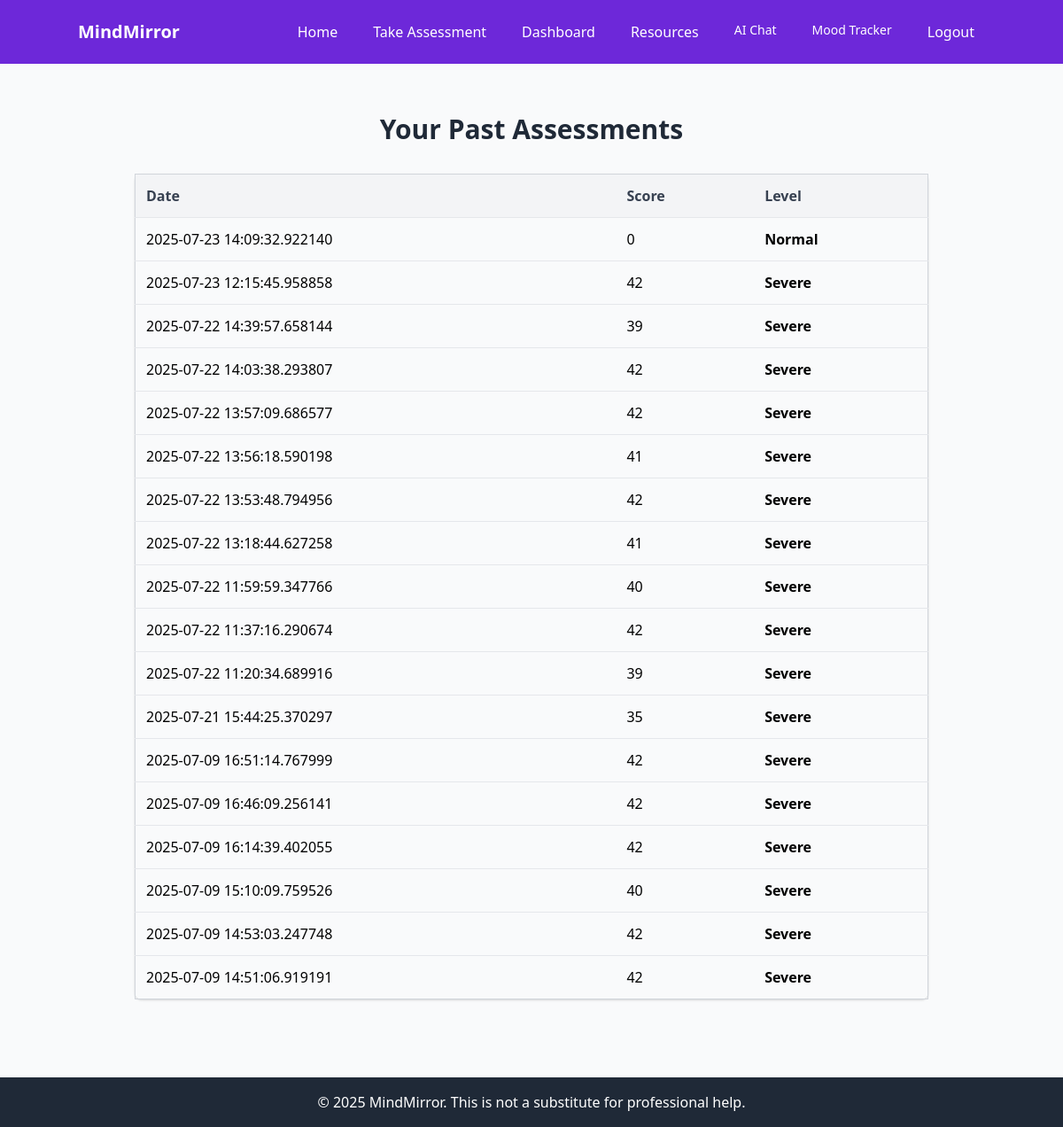
The app's page /dashboard (signed in) with its own data.
### tables this page shows
CREATE TABLE assessments (
                id INTEGER PRIMARY KEY AUTOINCREMENT,
                user_id INTEGER,
                answers TEXT,
                score INTEGER,
                level TEXT,
                created_at TIMESTAMP
            );

### app.py (the view)
@app.route('/dashboard')
def dashboard():
    if 'user_id' not in session:
        return redirect(url_for('login'))
    with sqlite3.connect('mindmirror.db') as conn:
        c = conn.cursor()
        c.execute("SELECT id, score, level, created_at FROM assessments WHERE user_id = ? ORDER BY created_at DESC", (session['user_id'],))
        assessments = c.fetchall()
    return render_template('dashboard.html', assessments=assessments)

### templates/dashboard.html (shortened to what this page needs)
{% extends "base.html" %}
{% block content %}
<div class="max-w-4xl mx-auto py-10">
    <h1 class="text-3xl font-bold text-center text-gray-800 mb-8">Your Past Assessments</h1>
    {% if assessments %}
        <table class="w-full text-left border border-gray-300 rounded-lg shadow">
            <thead class="bg-gray-100 text-gray-700">
                <tr>
                    <th class="p-3">Date</th>
                    <th class="p-3">Score</th>
                    <th class="p-3">Level</th>
                </tr>
            </thead>
            <tbody>
                {% for assess in assessments %}
                <tr class="border-t">
                    <td class="p-3">{{ assess[3] }}</td>
                    <td class="p-3">{{ assess[1] }}</td>
                    <td class="p-3 font-semibold">{{ assess[2] }}</td>
                </tr>
                {% endfor %}
            </tbody>
        </table>
    {% else %}
        <p class="text-center text-gray-600">No assessments found. Take your first test <a href="{{ url_for('assessment') }}" class="text-blue-600 underline">here</a>.</p>
    {% endif %}
</div>
{% endblock %}

### templates/base.html (shortened to what this page needs)
<!DOCTYPE html>
<html lang="en">
<head>
    <link href="https://unpkg.com/tailwindcss@2.2.19/dist/tailwind.min.css" rel="stylesheet">
    <link rel="stylesheet" href="{{ url_for('static', filename='style.css') }}">
</head>
<body class="bg-gray-50">
    <nav class="bg-purple-700 text-white p-4">
        <div class="container mx-auto flex justify-between items-center">
            <a href="{{ url_for('home') }}" class="text-xl font-bold">MindMirror</a>
            <div id="menu" class="space-x-4 md:flex hidden flex-col md:flex-row absolute md:static bg-purple-700 md:bg-transparent left-0 w-full md:w-auto top-16 md:top-auto z-10 md:z-auto">
                <a href="{{ url_for('home') }}" class="hover:underline px-3 py-2">Home</a>
                <a href="{{ url_for('assessment') }}" class="hover:underline px-3 py-2">Take Assessment</a>
                <a href="{{ url_for('dashboard') }}" class="hover:underline px-3 py-2">Dashboard</a>
                <a href="{{ url_for('resources') }}" class="hover:underline px-3 py-2">Resources</a>
                <a href="{{ url_for('chat') }}" class="px-3 py-2 text-sm font-medium">AI Chat</a>
                <a href="{{ url_for('mood') }}" class="px-3 py-2 text-sm font-medium">Mood Tracker</a>
                <a href="{{ url_for('logout') }}" class="hover:underline px-3 py-2">Logout</a>
            </div>
        </div>
    </nav>
    <main class="container mx-auto p-4">
        {% block content %}{% endblock %}
    </main>
    <footer class="bg-gray-800 text-white p-4 mt-8">
        <div class="container mx-auto text-center">
            <p>© 2025 MindMirror. This is not a substitute for professional help.</p>
        </div>
    </footer>
</body>
</html>

### records on screen
assessments: created_at "2025-07-23 14:09:32.922140", score "0", level "Normal"
assessments: created_at "2025-07-23 12:15:45.958858", score "42", level "Severe"
assessments: created_at "2025-07-22 14:39:57.658144", score "39", level "Severe"
assessments: created_at "2025-07-22 14:03:38.293807", score "42", level "Severe"
assessments: created_at "2025-07-22 13:57:09.686577", score "42", level "Severe"
assessments: created_at "2025-07-22 13:56:18.590198", score "41", level "Severe"
assessments: created_at "2025-07-22 13:53:48.794956", score "42", level "Severe"
assessments: created_at "2025-07-22 13:18:44.627258", score "41", level "Severe"
assessments: created_at "2025-07-22 11:59:59.347766", score "40", level "Severe"
assessments: created_at "2025-07-22 11:37:16.290674", score "42", level "Severe"
assessments: created_at "2025-07-22 11:20:34.689916", score "39", level "Severe"
assessments: created_at "2025-07-21 15:44:25.370297", score "35", level "Severe"
assessments: created_at "2025-07-09 16:51:14.767999", score "42", level "Severe"
assessments: created_at "2025-07-09 16:46:09.256141", score "42", level "Severe"
assessments: created_at "2025-07-09 16:14:39.402055", score "42", level "Severe"
assessments: created_at "2025-07-09 15:10:09.759526", score "40", level "Severe"
assessments: created_at "2025-07-09 14:53:03.247748", score "42", level "Severe"
assessments: created_at "2025-07-09 14:51:06.919191", score "42", level "Severe"
